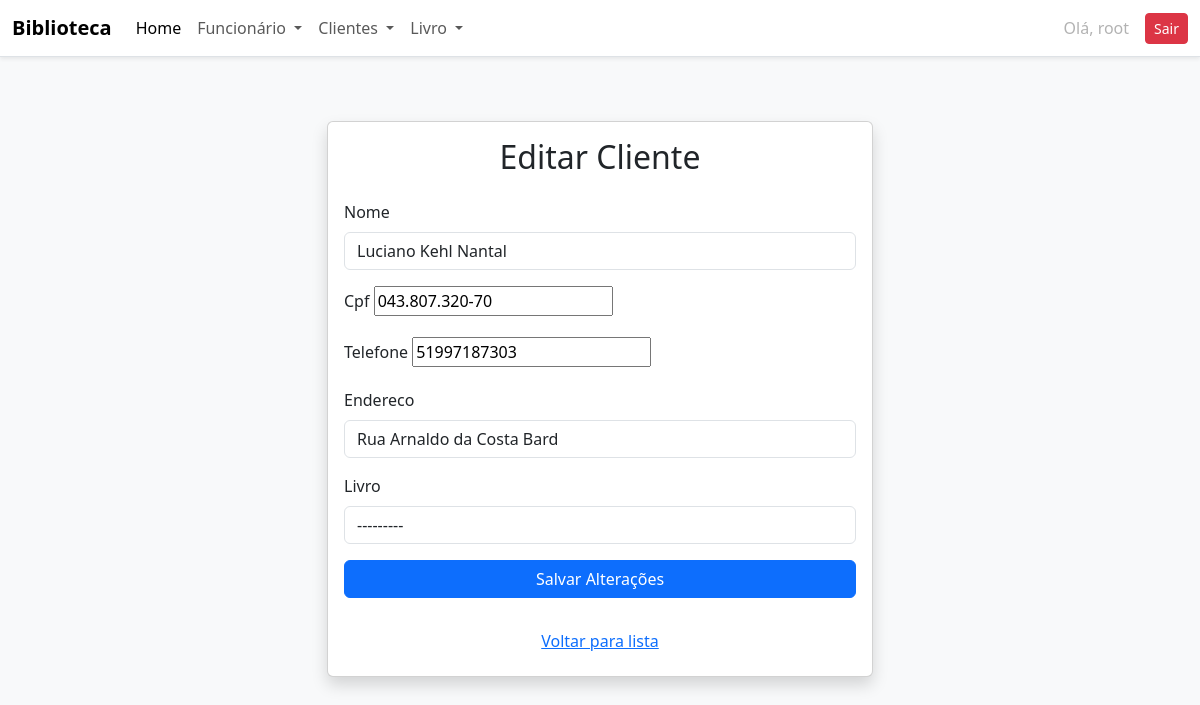
Screenshot of /clientes/editar/1/ (signed in) with the database file from the repository.
### academico/models.py (models this page shows, shortened)
class Cliente(models.Model):
    nome = models.CharField(max_length=100)
    cpf = models.CharField(max_length=14, unique=True)
    telefone = models.CharField(max_length=15)
    endereco = models.CharField(max_length=200)
    livro = models.ForeignKey(
        Livro, on_delete=models.RESTRICT, related_name="clientes")
    ativo = models.BooleanField(default=True)
    bloqueado = models.BooleanField(default=False)

### academico/views.py (the view)
# urls.py: path('clientes/editar/<int:id>/', views.editar_cliente, name='editar_cliente'),
@login_required
def editar_cliente(request, id):
    try:
        cliente = Cliente.objects.get(id=id)
    except:
        return redirect('clientes')
    if request.method == 'POST':
        form = ClienteForm(request.POST, instance=cliente)
        if form.is_valid():
            form.save()
            return redirect('clientes')
    form = ClienteForm(instance=cliente)
    return render(request, 'academico/editar_cliente.html', {'form': form, 'cliente': cliente})

### academico/forms.py
class ClienteForm(forms.ModelForm):
    cpf = forms.CharField(validators=[somente_numeros])
    telefone = forms.CharField(validators=[somente_numeros])
    class Meta:
        model = Cliente
        fields = ['nome', 'cpf', 'telefone', 'endereco', 'livro']
        widgets = {
            'nome': forms.TextInput(attrs={'class': 'form-control'}),
            'cpf': forms.TextInput(attrs={'class': 'form-control'}),
            'telefone': forms.TextInput(attrs={'class': 'form-control'}),
            'endereco': forms.TextInput(attrs={'class': 'form-control'}),
            'livro': forms.Select(attrs={'class': 'form-control'}),
        }
    def __init__(self, *args, **kwargs):
        super().__init__(*args, **kwargs)
        self.fields['livro'].queryset = Livro.objects.filter(
            quantidade_disponivel__gt=0)

### academico/models.py (called while the page is built)
    def __str__(self):
        return f"{self.titulo} ({self.ano_publicacao})"

### academico/templates/academico/editar_cliente.html (shortened to what this page needs)
{% extends 'academico/base.html' %}
{% block content %}
<div class="container py-5">
    <div class="row justify-content-center">
        <div class="col-md-8 col-lg-6">
            <div class="card shadow">
                <div class="card-body">
                    <h2 class="card-title text-center mb-4">Editar Cliente</h2>
                    <form method="post">
                        {% for field in form %}
                            <div class="mb-3">
                                <label for="{{ field.id_for_label }}" class="form-label">{{ field.label }}</label>
                                {% if field.errors %}
                                    <input
                                        type="{{ field.field.widget.input_type }}"
                                        name="{{ field.html_name }}"
                                        value="{{ field.value|default:'' }}"
                                        class="form-control is-invalid"
                                        id="{{ field.id_for_label }}">
                                    <div class="invalid-feedback">
                                        {{ field.errors|striptags }}
                                    </div>
                                {% else %}
                                    {{ field }}
                                {% endif %}
                            </div>
                        {% endfor %}
                        <div class="d-grid">
                            <button type="submit" class="btn btn-primary">Salvar Alterações</button>
                        </div>
                    </form>
                    <div class="text-center mt-4">
                        <a href="{% url 'clientes' %}" class="btn btn-link">Voltar para lista</a>
                    </div>
                </div>
            </div>
        </div>
    </div>
</div>
{% endblock %}

### academico/templates/academico/base.html (shortened to what this page needs)
<!DOCTYPE html>
<html lang="pt-br">
<head>
    <link href="https://cdn.jsdelivr.net/npm/bootstrap@5.3.6/dist/css/bootstrap.min.css" rel="stylesheet"
>
</head>
<body class="bg-light">
    <nav class="navbar navbar-expand-lg bg-white border-bottom shadow-sm">
        <div class="container-fluid">
            <a class="navbar-brand fw-bold" href="#">Biblioteca</a>
            <div class="collapse navbar-collapse" id="navbarNavDropdown">
                <ul class="navbar-nav">
                    <li class="nav-item">
                        <a class="nav-link active" href="{% url 'index' %}">Home</a>
                    </li>
                    <li class="nav-item dropdown">
                        <a class="nav-link dropdown-toggle" href="#" role="button"
                           data-bs-toggle="dropdown" aria-expanded="false">
                            Funcionário
                        </a>
                    </li>
                    <li class="nav-item dropdown">
                        <a class="nav-link dropdown-toggle" href="#" role="button"
                           data-bs-toggle="dropdown" aria-expanded="false">
                            Clientes
                        </a>
                    </li>
                    <li class="nav-item dropdown">
                        <a class="nav-link dropdown-toggle" href="#" role="button"
                           data-bs-toggle="dropdown" aria-expanded="false">
                            Livro
                        </a>
                    </li>
                </ul>
                {% if user.is_authenticated %}
      <ul class="navbar-nav ms-auto">
        <li class="nav-item">
          <div class="d-flex align-items-center gap-2">
            <span class="nav-link disabled mb-0">Olá, {{ user.username }}</span>
            <a class="btn btn-danger btn-sm" href="{% url 'logout' %}">Sair</a>
          </div>
        </li>
      </ul>
      {% endif %}
            </div>
        </div>
    </nav>
    {% block content %}
    {% endblock %}
</body>
</html>

### rows the page displays
Cliente: form "Luciano Kehl Nantal" "043.807.320-70" "51997187303" "Rua Arnaldo da Costa Bard" "---------"

### other values shown
{{ user.username }} "root"
{{ field.label }} "Nome" "Cpf" "Telefone" "Endereco" "Livro"
